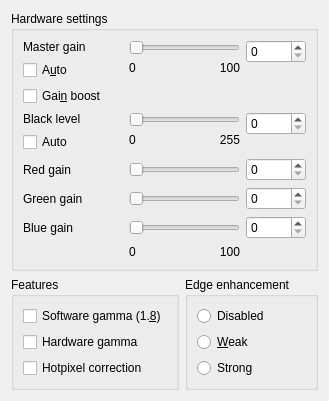
     <widget class="QWidget" name="Image">
      <attribute name="title">
       <string>&amp;Image</string>
      </attribute>
      <layout class="QGridLayout">
       <item row="1" column="0">
        <layout class="QHBoxLayout">
         <item>
          <widget class="Q3GroupBox" name="groupBoxSoftware">
           <property name="title">
            <string>Features</string>
           </property>
           <layout class="QVBoxLayout">
            <item>
             <widget class="QCheckBox" name="checkBoxSoftwareGamma">
              <property name="text">
               <string>Software gamma (1.&amp;8)</string>
              </property>
              <property name="shortcut">
               <string>Alt+8</string>
              </property>
             </widget>
            </item>
            <item>
             <widget class="QCheckBox" name="checkBoxHardwareGamma">
              <property name="enabled">
               <bool>true</bool>
              </property>
              <property name="text">
               <string>Hardware gamma</string>
              </property>
              <property name="shortcut">
               <string/>
              </property>
             </widget>
            </item>
            <item>
             <widget class="QCheckBox" name="checkBoxBadPixel">
              <property name="text">
               <string>Hotpixel correction</string>
              </property>
             </widget>
            </item>
           </layout>
          </widget>
         </item>
         <item>
          <widget class="Q3ButtonGroup" name="buttonGroupEdgeEnhancement">
           <property name="title">
            <string>Edge enhancement</string>
           </property>
           <layout class="QVBoxLayout">
            <item>
             <widget class="QRadioButton" name="radioButtonEdgeDisabled">
              <property name="text">
               <string>Disabled</string>
              </property>
             </widget>
            </item>
            <item>
             <widget class="QRadioButton" name="radioButtonEdgeWeak">
              <property name="text">
               <string>&amp;Weak</string>
              </property>
              <property name="shortcut">
               <string>Alt+W</string>
              </property>
             </widget>
            </item>
            <item>
             <widget class="QRadioButton" name="radioButtonEdgeStrong">
              <property name="text">
               <string>Strong</string>
              </property>
              <property name="shortcut">
               <string/>
              </property>
             </widget>
            </item>
           </layout>
          </widget>
         </item>
        </layout>
       </item>
       <item row="0" column="0">
        <widget class="Q3GroupBox" name="groupBoxHardware">
         <property name="title">
          <string>Hardware settings</string>
         </property>
         <layout class="QGridLayout">
          <item row="1" column="2">
           <layout class="QVBoxLayout">
            <item>
             <widget class="QSpinBox" name="spinBoxBlackLevel">
              <property name="minimumSize">
               <size>
                <width>60</width>
                <height>0</height>
               </size>
              </property>
              <property name="keyboardTracking">
               <bool>true</bool>
              </property>
             </widget>
            </item>
            <item>
             <spacer name="spacer42">
              <property name="orientation">
               <enum>Qt::Vertical</enum>
              </property>
              <property name="sizeType">
               <enum>QSizePolicy::Expanding</enum>
              </property>
              <property name="sizeHint" stdset="0">
               <size>
                <width>20</width>
                <height>0</height>
               </size>
              </property>
             </spacer>
            </item>
           </layout>
          </item>
          <item row="1" column="0">
           <layout class="QVBoxLayout">
            <item>
             <widget class="QLabel" name="textBlackLevel">
              <property name="minimumSize">
               <size>
                <width>100</width>
                <height>0</height>
               </size>
              </property>
              <property name="toolTip">
               <string>use as brightness</string>
              </property>
              <property name="text">
               <string>Black level</string>
              </property>
              <property name="wordWrap">
               <bool>false</bool>
              </property>
             </widget>
            </item>
            <item>
             <widget class="QCheckBox" name="checkAutoBlacklevel">
              <property name="minimumSize">
               <size>
                <width>100</width>
                <height>0</height>
               </size>
              </property>
              <property name="text">
               <string>Auto</string>
              </property>
              <property name="shortcut">
               <string/>
              </property>
             </widget>
            </item>
            <item>
             <spacer name="spacer40">
              <property name="orientation">
               <enum>Qt::Vertical</enum>
              </property>
              <property name="sizeType">
               <enum>QSizePolicy::Expanding</enum>
              </property>
              <property name="sizeHint" stdset="0">
               <size>
                <width>20</width>
                <height>0</height>
               </size>
              </property>
             </spacer>
            </item>
           </layout>
          </item>
          <item row="0" column="2">
           <layout class="QVBoxLayout">
            <item>
             <widget class="QSpinBox" name="spinBoxMaster">
              <property name="minimumSize">
               <size>
                <width>60</width>
                <height>0</height>
               </size>
              </property>
              <property name="keyboardTracking">
               <bool>true</bool>
              </property>
              <property name="maximum">
               <number>100</number>
              </property>
             </widget>
            </item>
            <item>
             <spacer name="spacer45">
              <property name="orientation">
               <enum>Qt::Vertical</enum>
              </property>
              <property name="sizeType">
               <enum>QSizePolicy::Expanding</enum>
              </property>
              <property name="sizeHint" stdset="0">
               <size>
                <width>20</width>
                <height>0</height>
               </size>
              </property>
             </spacer>
            </item>
           </layout>
          </item>
          <item row="0" column="1">
           <layout class="QGridLayout" name="gridLayoutMasterGain">
            <item row="2" column="1">
             <spacer name="spacer44">
              <property name="orientation">
               <enum>Qt::Vertical</enum>
              </property>
              <property name="sizeType">
               <enum>QSizePolicy::Expanding</enum>
              </property>
              <property name="sizeHint" stdset="0">
               <size>
                <width>20</width>
                <height>0</height>
               </size>
              </property>
             </spacer>
            </item>
            <item row="1" column="0">
             <widget class="QLabel" name="textMinMasterGain">
              <property name="sizePolicy">
               <sizepolicy hsizetype="MinimumExpanding" vsizetype="Preferred">
                <horstretch>0</horstretch>
                <verstretch>0</verstretch>
               </sizepolicy>
              </property>
              <property name="text">
               <string>0</string>
              </property>
              <property name="wordWrap">
               <bool>false</bool>
              </property>
             </widget>
            </item>
            <item row="1" column="2">
             <widget class="QLabel" name="textMaxMasterGain">
              <property name="sizePolicy">
               <sizepolicy hsizetype="MinimumExpanding" vsizetype="Preferred">
                <horstretch>0</horstretch>
                <verstretch>0</verstretch>
               </sizepolicy>
              </property>
              <property name="text">
               <string>100</string>
              </property>
              <property name="alignment">
               <set>Qt::AlignRight|Qt::AlignTrailing|Qt::AlignVCenter</set>
              </property>
              <property name="wordWrap">
               <bool>false</bool>
              </property>
             </widget>
            </item>
            <item row="0" column="0" colspan="3">
             <widget class="QSlider" name="sliderMaster">
              <property name="sizePolicy">
               <sizepolicy hsizetype="MinimumExpanding" vsizetype="Fixed">
                <horstretch>0</horstretch>
                <verstretch>0</verstretch>
               </sizepolicy>
              </property>
              <property name="maximum">
               <number>100</number>
              </property>
              <property name="orientation">
               <enum>Qt::Horizontal</enum>
              </property>
             </widget>
            </item>
           </layout>
          </item>
          <item row="1" column="1">
           <layout class="QGridLayout" name="gridLayoutBlackLevel">
            <item row="1" column="0">
             <widget class="QLabel" name="textMinBlackLevel">
              <property name="sizePolicy">
               <sizepolicy hsizetype="MinimumExpanding" vsizetype="Preferred">
                <horstretch>0</horstretch>
                <verstretch>0</verstretch>
               </sizepolicy>
              </property>
              <property name="text">
               <string>0</string>
              </property>
              <property name="wordWrap">
               <bool>false</bool>
              </property>
             </widget>
            </item>
            <item row="0" column="0" colspan="3">
             <widget class="QSlider" name="sliderBlackLevel">
              <property name="sizePolicy">
               <sizepolicy hsizetype="MinimumExpanding" vsizetype="Fixed">
                <horstretch>0</horstretch>
                <verstretch>0</verstretch>
               </sizepolicy>
              </property>
              <property name="orientation">
               <enum>Qt::Horizontal</enum>
              </property>
             </widget>
            </item>
            <item row="1" column="2">
             <widget class="QLabel" name="textMaxBlackLevel">
              <property name="sizePolicy">
               <sizepolicy hsizetype="MinimumExpanding" vsizetype="Preferred">
                <horstretch>0</horstretch>
                <verstretch>0</verstretch>
               </sizepolicy>
              </property>
              <property name="text">
               <string>255</string>
              </property>
              <property name="alignment">
               <set>Qt::AlignRight|Qt::AlignTrailing|Qt::AlignVCenter</set>
              </property>
              <property name="wordWrap">
               <bool>false</bool>
              </property>
             </widget>
            </item>
            <item row="2" column="1">
             <spacer name="spacer41">
              <property name="orientation">
               <enum>Qt::Vertical</enum>
              </property>
              <property name="sizeType">
               <enum>QSizePolicy::Expanding</enum>
              </property>
              <property name="sizeHint" stdset="0">
               <size>
                <width>20</width>
                <height>0</height>
               </size>
              </property>
             </spacer>
            </item>
           </layout>
          </item>
          <item row="2" column="0" colspan="3">
           <layout class="QGridLayout" name="gridLayoutGains">
            <item row="1" column="2">
             <widget class="QSpinBox" name="spinBoxGreen">
              <property name="minimumSize">
               <size>
                <width>60</width>
                <height>0</height>
               </size>
              </property>
              <property name="keyboardTracking">
               <bool>true</bool>
              </property>
              <property name="maximum">
               <number>100</number>
              </property>
             </widget>
            </item>
            <item row="3" column="1">
             <layout class="QHBoxLayout">
              <item>
               <widget class="QLabel" name="textMinRGBGain">
                <property name="sizePolicy">
                 <sizepolicy hsizetype="MinimumExpanding" vsizetype="Preferred">
                  <horstretch>0</horstretch>
                  <verstretch>0</verstretch>
                 </sizepolicy>
                </property>
                <property name="text">
                 <string>0</string>
                </property>
                <property name="wordWrap">
                 <bool>false</bool>
                </property>
               </widget>
              </item>
              <item>
               <widget class="QLabel" name="textMaxRGBGain">
                <property name="sizePolicy">
                 <sizepolicy hsizetype="MinimumExpanding" vsizetype="Preferred">
                  <horstretch>0</horstretch>
                  <verstretch>0</verstretch>
                 </sizepolicy>
                </property>
                <property name="text">
                 <string>100</string>
                </property>
                <property name="alignment">
                 <set>Qt::AlignRight|Qt::AlignTrailing|Qt::AlignVCenter</set>
                </property>
                <property name="wordWrap">
                 <bool>false</bool>
                </property>
               </widget>
              </item>
             </layout>
            </item>
            <item row="2" column="1">
             <widget class="QSlider" name="sliderBlue">
              <property name="maximum">
               <number>100</number>
              </property>
              <property name="orientation">
               <enum>Qt::Horizontal</enum>
              </property>
             </widget>
            </item>
            <item row="0" column="2">
             <widget class="QSpinBox" name="spinBoxRed">
              <property name="minimumSize">
               <size>
                <width>60</width>
                <height>0</height>
               </size>
              </property>
              <property name="keyboardTracking">
               <bool>true</bool>
              </property>
              <property name="maximum">
               <number>100</number>
              </property>
             </widget>
            </item>
            <item row="2" column="2">
             <widget class="QSpinBox" name="spinBoxBlue">
              <property name="minimumSize">
               <size>
                <width>60</width>
                <height>0</height>
               </size>
              </property>
              <property name="keyboardTracking">
               <bool>true</bool>
              </property>
              <property name="maximum">
               <number>100</number>
              </property>
             </widget>
            </item>
            <item row="2" column="0">
             <widget class="QLabel" name="LabelBlue">
              <property name="minimumSize">
               <size>
                <width>100</width>
                <height>0</height>
               </size>
              </property>
              <property name="text">
               <string>Blue gain</string>
              </property>
              <property name="wordWrap">
               <bool>false</bool>
              </property>
             </widget>
            </item>
            <item row="0" column="0">
             <widget class="QLabel" name="LabelRed">
              <property name="minimumSize">
               <size>
                <width>100</width>
                <height>0</height>
               </size>
              </property>
              <property name="text">
               <string>Red gain</string>
              </property>
              <property name="wordWrap">
               <bool>false</bool>
              </property>
             </widget>
            </item>
            <item row="1" column="1">
             <widget class="QSlider" name="sliderGreen">
              <property name="maximum">
               <number>100</number>
              </property>
              <property name="orientation">
               <enum>Qt::Horizontal</enum>
              </property>
             </widget>
            </item>
            <item row="1" column="0">
             <widget class="QLabel" name="LabelGreen">
              <property name="minimumSize">
               <size>
                <width>100</width>
                <height>0</height>
               </size>
              </property>
              <property name="text">
               <string>Green gain</string>
              </property>
              <property name="wordWrap">
               <bool>false</bool>
              </property>
             </widget>
            </item>
            <item row="4" column="1">
             <spacer name="spacer39">
              <property name="orientation">
               <enum>Qt::Vertical</enum>
              </property>
              <property name="sizeType">
               <enum>QSizePolicy::Expanding</enum>
              </property>
              <property name="sizeHint" stdset="0">
               <size>
                <width>20</width>
                <height>0</height>
               </size>
              </property>
             </spacer>
            </item>
            <item row="0" column="1">
             <widget class="QSlider" name="sliderRed">
              <property name="maximum">
               <number>100</number>
              </property>
              <property name="orientation">
               <enum>Qt::Horizontal</enum>
              </property>
             </widget>
            </item>
           </layout>
          </item>
          <item row="0" column="0">
           <layout class="QVBoxLayout">
            <item>
             <widget class="QLabel" name="LabelMaster">
              <property name="minimumSize">
               <size>
                <width>100</width>
                <height>0</height>
               </size>
              </property>
              <property name="toolTip">
               <string>use as contrast</string>
              </property>
              <property name="text">
               <string>Master gain</string>
              </property>
              <property name="wordWrap">
               <bool>false</bool>
              </property>
             </widget>
            </item>
            <item>
             <widget class="QCheckBox" name="checkAutoGain">
              <property name="minimumSize">
               <size>
                <width>100</width>
                <height>0</height>
               </size>
              </property>
              <property name="text">
               <string>A&amp;uto</string>
              </property>
              <property name="shortcut">
               <string>Alt+U</string>
              </property>
             </widget>
            </item>
            <item>
             <widget class="QCheckBox" name="checkBoxGainBoost">
              <property name="text">
               <string>Gai&amp;n boost</string>
              </property>
              <property name="shortcut">
               <string>Alt+N</string>
              </property>
             </widget>
            </item>
            <item>
             <spacer name="spacer43">
              <property name="orientation">
               <enum>Qt::Vertical</enum>
              </property>
              <property name="sizeType">
               <enum>QSizePolicy::Expanding</enum>
              </property>
              <property name="sizeHint" stdset="0">
               <size>
                <width>20</width>
                <height>0</height>
               </size>
              </property>
             </spacer>
            </item>
           </layout>
          </item>
         </layout>
        </widget>
       </item>
      </layout>
     </widget>
